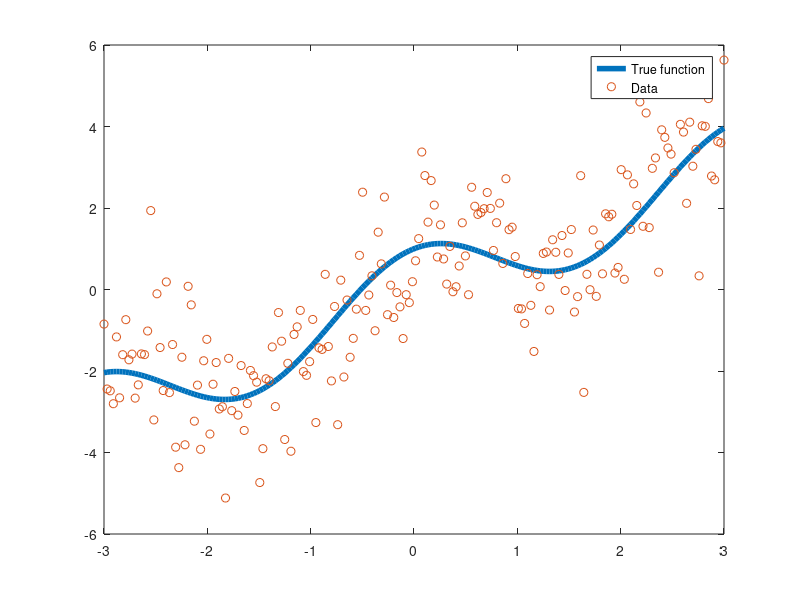

Recreate this plot in MATLAB. (Note: this script raises an error after producing the figure.)
addpath('../GP_functions/')

num_datapoints = 200;
x = linspace(-3,3,num_datapoints);

m = cos(2*x)+x;
% True function
a=zeros(3,1);
a(1) = plot(x,m,'LineWidth',4);
% Add noise
factor = 1.2;
y = m + randn(size(m))*factor;
hold on
a(2) = plot(x,y,'o');
hold off
legend('True function','Data')



num_steps = 30;
% this example considers an RBF kernel;
t_o = [2 0.25 0.5];
miter=num_steps;
[theta_fmin, fval] = fminsearch(@(theta) LL_calc(theta,x,y), t_o,optimset('Display','iter','MaxIter',miter));

grid = linspace(-3,3,round(num_datapoints*0.9));
K = make_rbf(x,theta_fmin);
K_star = make_rbf(x,theta_fmin,grid);
B = K\y';
y_pred = K_star'*B;

hold on
a(3) = plot(grid,y_pred,'LineWidth',4)
hold off

legend(a,'Truth','Noisy','GPR')
